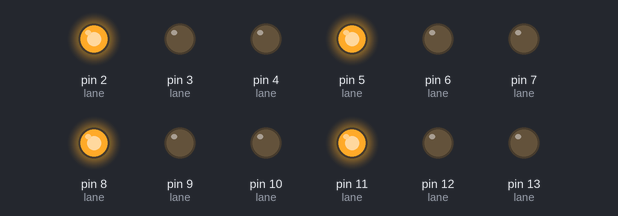
Bench run of a sketch on a simulated Arduino Uno, built with avr-gcc and run on an emulated ATmega328P. Shown: output pins drawn as LEDs (lit = HIGH).

Above: at 0.1 s.
At 2.1 s:
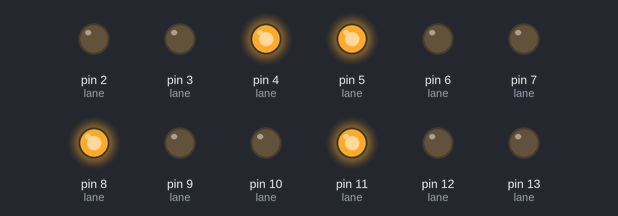
At 27.1 s:
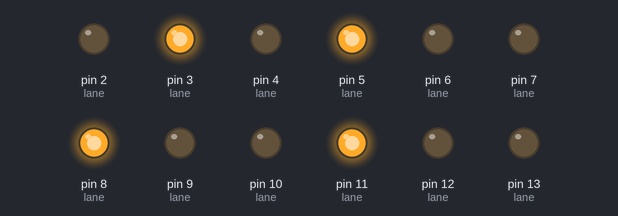
At 33.1 s:
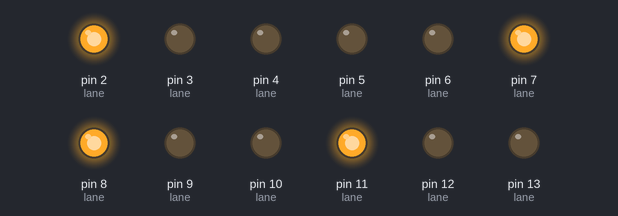
Timing chart, 0 to 34.6 s (numbered marks = the images above):
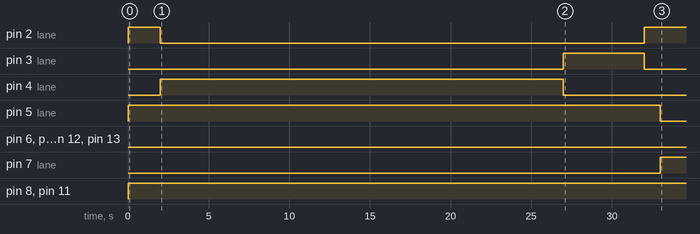

Measured:
- by itself, pin 2 (lane): HIGH → LOW at 2.0 s, → HIGH 30.0 s later
- by itself, pin 3 (lane): LOW → HIGH at 27.0 s, → LOW 5.0 s later
- by itself, pin 4 (lane): LOW → HIGH at 2.0 s, → LOW 25.0 s later
- by itself, pin 5 (lane): HIGH → LOW at 33.0 s
- by itself, pin 7 (lane): LOW → HIGH at 33.0 s

The sketch:

traffic_4_lane.ino
```cpp
/*
  4-Lane Traffic Signal Controller
  Pins: Each lane has RED, YELLOW, GREEN
  Cycle: Each lane gets 25s green → 5s yellow → red, in order
*/

// ── Pin definitions ──────────────────────────────────────────
const int lane[4][3] = {
  //  RED   YELLOW  GREEN
  {   2,     3,      4  },   // Lane 1 – North
  {   5,     6,      7  },   // Lane 2 – South
  {   8,     9,      10 },   // Lane 3 – East
  {  11,    12,      13 }    // Lane 4 – West
};

// ── Timing (milliseconds) ────────────────────────────────────
const unsigned long GREEN_TIME  = 25000;
const unsigned long YELLOW_TIME =  5000;

// ── Helper: set a lane to a specific light ───────────────────
void setLight(int l, int red, int yellow, int green) {
  digitalWrite(lane[l][0], red);
  digitalWrite(lane[l][1], yellow);
  digitalWrite(lane[l][2], green);
}

void allRed() {
  for (int l = 0; l < 4; l++)
    setLight(l, HIGH, LOW, LOW);
}

// ── Setup ────────────────────────────────────────────────────
void setup() {
  for (int l = 0; l < 4; l++)
    for (int c = 0; c < 3; c++)
      pinMode(lane[l][c], OUTPUT);

  allRed();
  delay(2000);   // 2s all-red safety pause at startup
}

// ── Main loop: cycle through each lane ───────────────────────
void loop() {
  for (int active = 0; active < 4; active++) {

    // All other lanes → RED
    allRed();

    // Active lane → GREEN
    setLight(active, LOW, LOW, HIGH);
    delay(GREEN_TIME);

    // Active lane → YELLOW
    setLight(active, LOW, HIGH, LOW);
    delay(YELLOW_TIME);

    // Active lane → RED (brief all-red before next lane)
    setLight(active, HIGH, LOW, LOW);
    delay(1000);   // 1s all-red clearance between phases
  }
}
```
